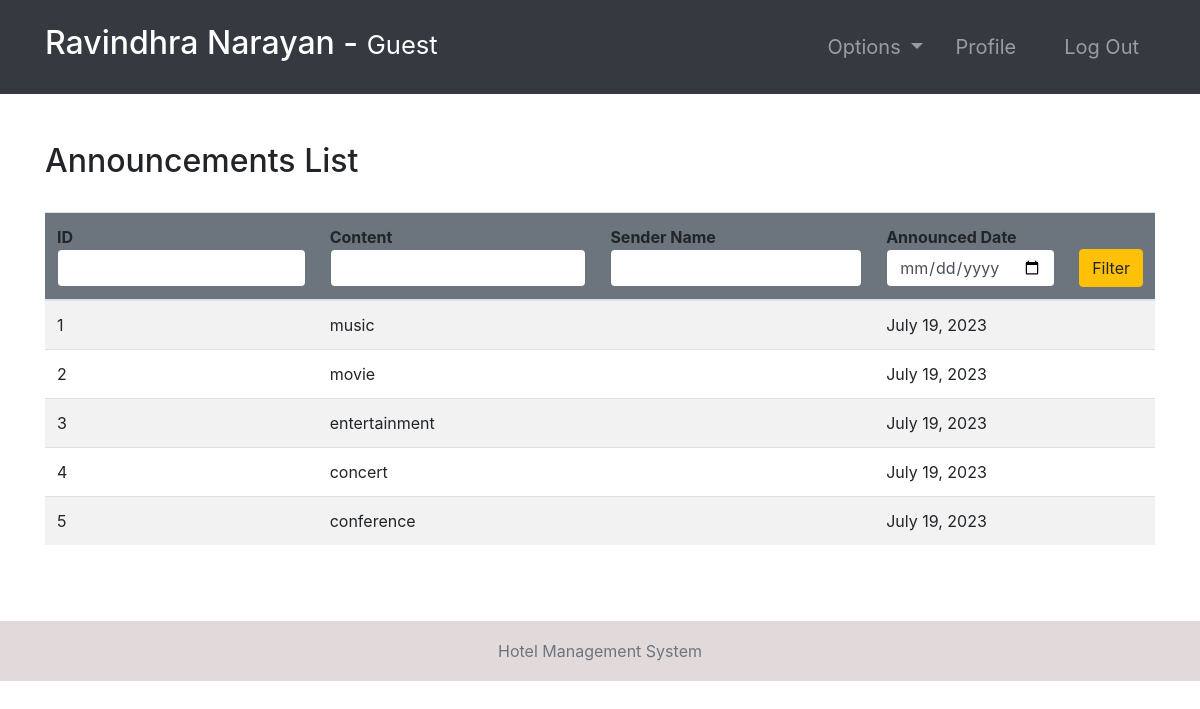
/announcements/ (signed in), run on the app's committed database.
### hotel/models.py (models this page shows, shortened)
class Announcement(models.Model):
    content = models.TextField()
    sender = models.ForeignKey(Employee, null=True, on_delete=models.CASCADE)
    date = models.DateField(default=timezone.now)

### hotel/views.py (the view, shortened to what this page needs)
# urls.py: path('announcements/', announcements, name="announcements"),
@ login_required(login_url='login')
def announcements(request):
    role = str(request.user.groups.all()[0])
    path = role + "/"
    announcements = Announcement.objects.all()
    context = {
        "role": role,
        'announcements': announcements
    }
    return render(request, path + "announcements.html", context)

### accounts/models.py (called while the page is built)
    def currentRoom(self):
        booking = Booking.objects.filter(guest=self).last()
        return booking.roomNumber

### Templates/guest/announcements.html
{% extends '../index.html' %}
{% block context %}
{% include '../common_pages/authorized-announcements.html' %}
{% endblock %}

### Templates/incs/nav.html (shortened to what this page needs)
<nav class="navbar navbar-dark bg-dark navbar-expand-lg py-3 " role="navigation">
    <div class="container">
        <a href="" class="navbar-brand">
            <h2 class="text-capitalize">
                {{ request.user.first_name }} {{ request.user.last_name }} -
                <small>
                    {{ role }}
                </small>
            </h2>
        </a>
        <div class="collapse navbar-collapse" id="navbarTags">
            <ul class="navbar-nav ml-auto">
                <li class="nav-item dropdown p-2">
                    <a class="nav-link dropdown-toggle" href="#" id="navbarDropdown" role="button"
                        data-toggle="dropdown" aria-haspopup="true" aria-expanded="false">
                        Options
                    </a>
                </li>
                <li class="nav-item mr-3 p-2">
                    {% if role == 'guest' %}
                    <a href="{% url 'guest-profile' user.id %}" class="nav-link">Profile</a>
                    {% endif %}
                </li>
                <li class="nav-item p-2 ">
                    <a href="{% url 'logout' %}" class="nav-link">Log Out</a>
                </li>
            </ul>
        </div>
    </div>
</nav>

### Templates/common_pages/authorized-announcements.html (shortened to what this page needs)
<div class="container py-5">
    <div class="table-header row">
        <div class="col-sm-12 col-md-12 col-lg-4 mb-4">
            <h2>Announcements List</h2>
        </div>
    </div>
    <table class="table table-hover table-striped">
        <thead class="bg-secondary rounded">
            <tr>
                <form action="" method="POST">
                    <th>ID<input type="number" name="id" value="{{id}}" class="form-control border border-secondary">
                    </th>
                    <th>Content<input type="text" name="content" value="{{content}}"
                            class="form-control border border-secondary"></th>
                    <th>Sender Name<input type="text" name="name" value="{{name}}"
                            class="form-control border border-secondary"></th>
                    <th>Announced Date<input type="date" class="form-control border border-secondary" name="date"
                            value="{{date}}"></th>
                    <th><button type="submit" name="filter" class="btn btn-warning w-100">Filter</button></th>
                </form>
            </tr>
        </thead>
        <tbody>
            {% for announcement in announcements %}
            <tr>
                <td>{{announcement.id}}</td>
                <td>{{announcement.content}}</td>
                <td>{{announcement.sender.user.first_name}} {{announcement.sender.user.last_name}}</td>
                <td>{{announcement.date}}</td>
                {% if role == "manager" or role == "admin" %}
                <td> <a href="{% url 'deleteAnnouncement' announcement.id %}"
                        class="btn btn-sm btn-danger px-3">Delete</a> </td>
                {% else %}
                <td></td>
                {% endif %}
            </tr>
            {% endfor %}
        </tbody>
    </table>
</div>

### static/css/main.css (style rules this page uses)
* { margin: 0; padding: 0; -webkit-font-smoothing: antialiased; }
body { position: relative; }
nav .nav-item { font-size: 20px; }

### data on the page
Announcement: id "1", content "music", date "July 19, 2023"
Announcement: id "2", content "movie", date "July 19, 2023"
Announcement: id "3", content "entertainment", date "July 19, 2023"
Announcement: id "4", content "concert", date "July 19, 2023"
Announcement: id "5", content "conference", date "July 19, 2023"

### other printed values
{{ request.user.first_name }} "Ravindhra"
{{ request.user.last_name }} "Narayan"
{{ role }} "Guest"
